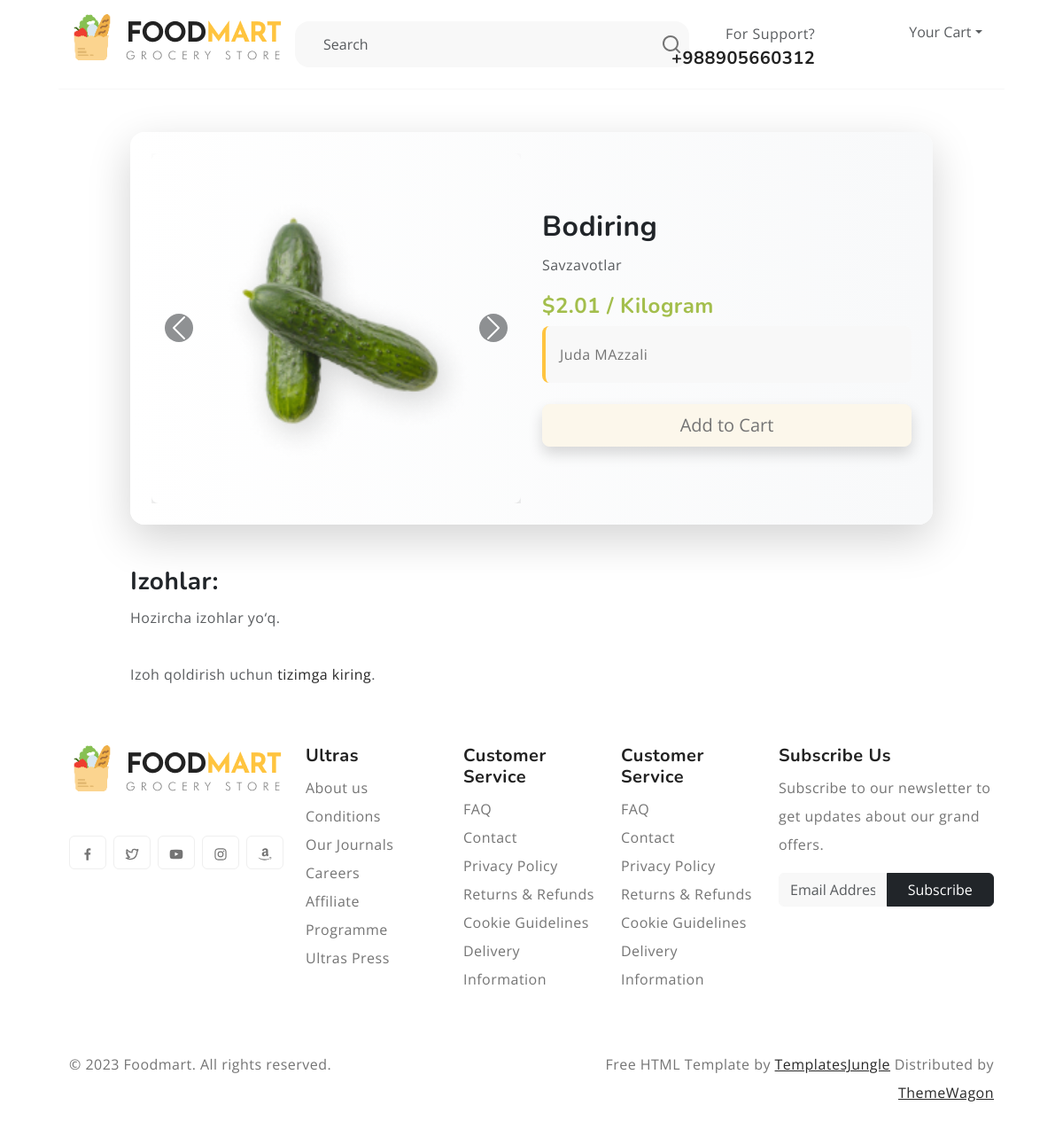
The page /product/bodiring/ on the database its author committed.
### main/models.py (models this page shows, shortened)
class ProductImage(models.Model):
    image = models.ImageField(upload_to="product/image/")
    product = models.ForeignKey(Product, on_delete=models.CASCADE, related_name='images')

class Product(models.Model):
    name = models.CharField(max_length=250)
    slug = models.SlugField(max_length=250, unique=True)
    description = models.CharField(max_length=500)
    price = models.DecimalField(max_digits=10, decimal_places=2)
    discount = models.IntegerField(default=0)
    quantity = models.IntegerField(default=50)
    volume = models.CharField(max_length=4, choices=VOLUMES)
    category = models.ForeignKey(Category, on_delete=PROTECT)

class Category(models.Model):
    name = models.CharField(max_length=100, unique=True)
    slug = models.SlugField(max_length=100, unique=True)
    image = models.ImageField(upload_to="category/image/", null=True, blank=True)
    parent = models.ForeignKey('self', on_delete=models.SET_NULL, null=True, blank=True)

### main/views.py (the view, shortened to what this page needs)
# urls.py: path("product/<slug:slug>/", ProductDetailView.as_view(), name="product_detail"),
class ProductDetailView(View):
    def get(self, request, slug):
        product = get_object_or_404(Product, slug=slug)
        comments = Comment.objects.filter(product=product)
        form = CommentForm()
        context = {"product": product, "comments": comments, "form": form}
        return render(request, "product_detail.html", context)

### main/form.py
class CommentForm(forms.ModelForm):
    class Meta:
        model = Comment
        fields = ['text']
        widgets = {
            'text': forms.TextInput(attrs={'class': 'form-control'}),
        }

### templates/product_detail.html
{% extends "base.html" %}
{% block content %}
<div class="container my-20">
    <div class="row justify-content-center">
        <div class="col-md-10">
            <div class="card shadow-lg border-0 rounded-4 p-4" style="background: linear-gradient(to right, #ffffff, #f8f9fa);">
                <div class="row align-items-center">
                    <div class="col-md-6">
                        <div id="productCarousel" class="carousel slide" data-bs-ride="carousel">
                            <div class="carousel-inner">
                                {% for image in product.images.all %}
                                <div class="carousel-item {% if forloop.first %}active{% endif %}">
                                    <img src="{{ image.image.url }}" class="d-block w-100 rounded-3 shadow" alt="{{ product.name }}">
                                </div>
                                {% empty %}
                                <div class="carousel-item active">
                                    <img src="https://via.placeholder.com/500" class="d-block w-100 rounded-3 shadow" alt="No Image">
                                </div>
                                {% endfor %}
                            </div>
                            <button class="carousel-control-prev" type="button" data-bs-target="#productCarousel" data-bs-slide="prev">
                                <span class="carousel-control-prev-icon bg-dark rounded-circle p-2"></span>
                            </button>
                            <button class="carousel-control-next" type="button" data-bs-target="#productCarousel" data-bs-slide="next">
                                <span class="carousel-control-next-icon bg-dark rounded-circle p-2"></span>
                            </button>
                        </div>
                    </div>
                    <div class="col-md-6">
                        <h2 class="fw-bold text-dark">{{ product.name }}</h2>
                        <p class="text-muted">{{ product.category.name }}</p>
                        <h4 class="text-success fw-bold">${{ product.price }} / {{ product.get_volume_display }}</h4>
                        <div class="bg-light p-3 rounded-3 border-start border-4 border-primary">
                            <p class="mb-0">{{ product.description }}</p>
                        </div>
                        <div class="mt-4">
                            <form method="get" action="{% url 'add' product.slug 'add' %}" class="d-inline">
                                <button type="submit" class="btn btn-warning btn-lg shadow">Add to Cart</button>
                            </form>
                        </div>
                    </div>
                </div>
            </div>
            <div class="mt-5">
                <h3 class="text-dark">Izohlar:</h3>
                <div class="list-group">
                    {% for comment in comments %}
                    <div class="list-group-item shadow-sm p-3 rounded-3 border-start border-3 border-secondary">
                        <p class="mb-1">
                            <strong class="text-primary">{{ comment.user.username }}</strong>
                            <span class="text-muted">({{ comment.created|date:"Y-m-d H:i" }})</span>
                        </p>
                        <p class="mb-1">
                            {% for _ in comment.rating|default:0|rjust:comment.rating %}
                                ⭐
                            {% endfor %}
                        </p>
                        <p class="mb-2">{{ comment.text }}</p>
                        {% if request.user == comment.user %}
                        <div class="d-flex gap-2">
                            <form method="post" class="d-inline">
                                {% csrf_token %}
                                <input type="hidden" name="comment_id" value="{{ comment.id }}">
                                <button type="submit" name="action" value="delete" class="btn btn-sm btn-outline-danger">O‘chirish</button>
                            </form>
                            <form method="post" class="d-inline">
                                {% csrf_token %}
                                <input type="hidden" name="comment_id" value="{{ comment.id }}">
                                <input type="text" name="text" value="{{ comment.text }}" class="form-control form-control-sm d-inline w-50">
                                <select name="rating" class="form-select form-select-sm d-inline w-25">
                                    {% for i in "12345" %}
                                    <option value="{{ i }}" {% if comment.rating == i|add:0 %}selected{% endif %}>{{ i }}</option>
                                    {% endfor %}
                                </select>
                                <button type="submit" name="action" value="update" class="btn btn-sm btn-outline-primary">Tahrirlash</button>
                            </form>
                        </div>
                        {% endif %}
                    </div>
                    {% empty %}
                    <p class="text-muted">Hozircha izohlar yo‘q.</p>
                    {% endfor %}
                </div>
                {% if request.user.is_authenticated %}
                <div class="mt-4">
                    <h4 class="text-dark">Izoh qoldirish:</h4>
                    <form method="post">
                        {% csrf_token %}
                        <div class="mb-3">
                            {{ form.text }}
                        </div>
                        <div class="mb-3">
                            <label class="form-label">Reyting:</label>
                            <select name="rating" class="form-select w-25">
                                <option value="1">⭐ 1</option>
                                <option value="2">⭐⭐ 2</option>
                                <option value="3">⭐⭐⭐ 3</option>
                                <option value="4">⭐⭐⭐⭐ 4</option>
                                <option value="5" selected>⭐⭐⭐⭐⭐ 5</option>
                            </select>
                        </div>
                        <button type="submit" name="action" value="create" class="btn btn-primary">Yuborish</button>
                    </form>
                </div>
                {% else %}
                <p class="mt-3 text-muted">Izoh qoldirish uchun <a href="{% url 'index' %}" class="text-decoration-none">tizimga kiring</a>.</p>
                {% endif %}
            </div>
        </div>
    </div>
</div>
{% endblock %}

### staticfiles/css/style.css (style rules this page uses)
:root { --header-height : 160px; --header-height-min : 80px; }
:root { --accent-color : #FFC43F; --dark-color : #222222; --light-dark-color : #727272; --light-color : #fff; --grey-color : #dbdbdb; --light-grey-color : #fafafa; --primary-color : #6995B1; --light-primary-color : #eef1f3; }
:root { --body-font : "Open Sans", sans-serif; --heading-font : "Nunito", sans-serif; }
body { --bs-link-color: #333; --bs-link-hover-color:#333; --bs-link-color-rgb: 40,40,40; --bs-link-hover-color-rgb: 0,0,0; --bs-light-rgb: 248, 248, 248; --bs-font-sans-serif: "Open Sans", sans-serif; --bs-body-font-family: var(--bs-font-sans-serif); --bs-body-font-size: 1rem; --bs-body-font-weight: 400; --bs-body-line-height: 2; --bs-body-color: #747474; --bs-primary: #FFC43F; --bs-primary-rgb: 255, 196, 63; --bs-success: #a3be4c; --bs-success-rgb: 163, 190, 76; --bs-primary-bg-subtle: #FFF9EB; --bs-success-bg-subtle: #eef5e5; --bs-border-color: #F7F7F7; --bs-secondary-rgb: 230, 243, 251; --bs-danger-rgb: 249, 235, 231; --bs-warning-rgb: 255, 249, 235; --bs-info-rgb: 230, 243, 250; }
.btn-warning { --bs-btn-color: #747474; --bs-btn-bg: #FCF7EB; --bs-btn-border-color: #FCF7EB; --bs-btn-hover-color: #747474; --bs-btn-hover-bg: #FFECBE; --bs-btn-hover-border-color: #FFECBE; --bs-btn-focus-shadow-rgb: 217,164,6; --bs-btn-active-color: #000; --bs-btn-active-bg: #FFECBE; --bs-btn-active-border-color: #FFECBE; --bs-btn-active-shadow: inset 0 3px 5px rgba(0, 0, 0, 0.125); --bs-btn-disabled-color: #000; --bs-btn-disabled-bg: #FCF7EB; --bs-btn-disabled-border-color: #FCF7EB; }
body { letter-spacing: 0.03em; }
h1,h2,h3,h4,h5,h6 { font-family: var(--heading-font); color: var(--dark-color); font-weight: 700; }
.container, .container-fluid, .container-lg, .container-md, .container-sm, .container-xl, .container-xxl { --bs-gutter-x: 3rem; }
button { width: 100%; padding: 10px; background: #007bff; color: white; font-size: 16px; border: none; border-radius: 5px; cursor: pointer; transition: background 0.3s; }

### rows shown on the page
ProductImage: image (picture)
Product: name "Bodiring", category.name "Savzavotlar", price "2.01", volume "Kilogram", description "Juda MAzzali"
